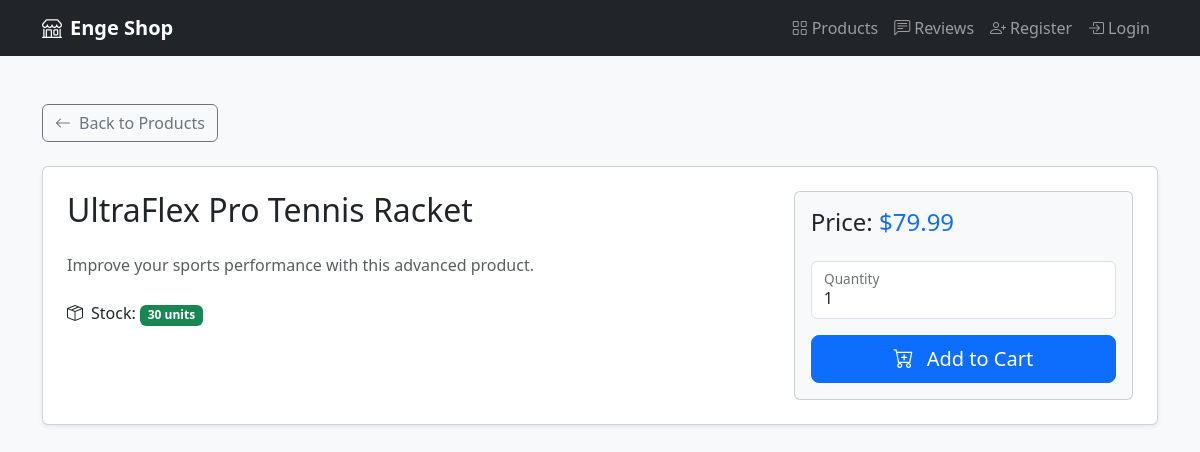
The page /product/index.php?product_id=5 on the database its author committed.
### tables this page shows
CREATE TABLE `products` (
  `product_id` int(11) NOT NULL,
  `name` varchar(255) NOT NULL,
  `price` decimal(10,2) NOT NULL,
  `stock` int(11) NOT NULL,
  `category` varchar(255) DEFAULT NULL,
  `description` text DEFAULT NULL
);

### models/product.php (called while the page is built, shortened)
<?php
class Product
{
    private static $db;
    public static function init() {
        if (!self::$db) {
            try {
                self::$db = new PDO("mysql:host=localhost;dbname=webshop_db", "root", "");
                self::$db->setAttribute(PDO::ATTR_ERRMODE, PDO::ERRMODE_EXCEPTION);
            } catch(PDOException $e) {
                throw new Exception("Connection failed: " . $e->getMessage());
            }
        }
    }
    public static function getProductById($productId) {
        $stmt = self::$db->prepare("SELECT * FROM products WHERE product_id = :product_id");
        $stmt->bindParam(':product_id', $productId);
        $stmt->execute();
        return $stmt->fetch(PDO::FETCH_ASSOC);
    }
}

### product/index.php (the view, shortened to what this page needs)
<?php
include '../components/topbar.php';
require_once '../models/product.php';
$productId = (int)$_GET['product_id'];
$product = Product::getProductById($productId);
?>
<!DOCTYPE html>
<html lang="en">
<head>
    <link href="https://cdn.jsdelivr.net/npm/bootstrap@5.3.0/dist/css/bootstrap.min.css" rel="stylesheet">
    <link rel="stylesheet" href="https://cdn.jsdelivr.net/npm/bootstrap-icons@1.11.0/font/bootstrap-icons.css">
</head>
<body class="bg-light">
    <div class="container py-5">
        <div class="row mb-4">
            <div class="col">
                <a href="../products" class="btn btn-outline-secondary">
                    <i class="bi bi-arrow-left me-2"></i>Back to Products
                </a>
            </div>
        </div>
        <div class="card shadow-sm">
            <div class="card-body p-4">
                <div class="row">
                    <div class="col-lg-8">
                        <h1 class="h2 mb-4"><?php echo htmlspecialchars($product['name']); ?></h1>
                        <?php if (isset($product['description'])): ?>
                            <div class="mb-4">
                                <p class="text-muted"><?php echo nl2br(htmlspecialchars($product['description'])); ?></p>
                            </div>
                        <?php endif; ?>
                        <div class="mb-4">
                            <?php if (isset($product['stock'])): ?>
                                <p class="mb-2">
                                    <i class="bi bi-box-seam me-2"></i>Stock:
                                    <span class="badge <?php echo $product['stock'] > 0 ? 'bg-success' : 'bg-danger'; ?>">
                                        <?php echo (int)$product['stock']; ?> units
                                    </span>
                                </p>
                            <?php endif; ?>
                        </div>
                    </div>
                    <div class="col-lg-4">
                        <div class="card bg-light">
                            <div class="card-body">
                                <?php if (isset($product['price'])): ?>
                                    <h2 class="h4 mb-4">
                                        Price: <span class="text-primary">$<?php echo number_format($product['price'], 2); ?></span>
                                    </h2>
                                <?php endif; ?>
                                <form method="POST" class="d-grid gap-3">
                                    <div class="form-floating">
                                        <input type="number"
                                               class="form-control"
                                               id="quantity"
                                               name="quantity"
                                               value="1"
                                               min="1"
                                               max="<?php echo (int)$product['stock']; ?>"
                                               required
                                               <?php echo $product['stock'] <= 0 ? 'disabled' : ''; ?>>
                                        <label for="quantity">Quantity</label>
                                    </div>
                                    <button type="submit"
                                            name="add_to_cart"
                                            class="btn btn-primary btn-lg"
                                            <?php echo $product['stock'] <= 0 ? 'disabled' : ''; ?>>
                                        <i class="bi bi-cart-plus me-2"></i>
                                        <?php echo $product['stock'] <= 0 ? 'Out of Stock' : 'Add to Cart'; ?>
                                    </button>
                                </form>
                            </div>
                        </div>
                    </div>
                </div>
            </div>
        </div>
    </div>
</body>
</html>

### rows shown on the page
products: name "UltraFlex Pro Tennis Racket", description "Improve your sports performance with this advanced product.", stock "30", price "79.99", quantity "1"
